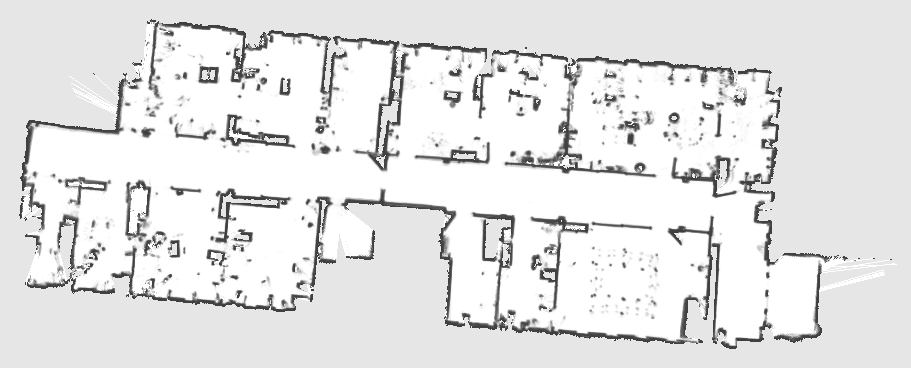
#> input picture iCR/rl_mapping/maps/map10.png, 911 x 368 px
$ python convert_map.py
#> lines starting #> are read from the running program, lines starting #| are printed output that depends on the picture; after the words box and inside, x2 and y2 are one past the last pixel; in counts of white or black regions, pixels touching at a corner belong together
import cv2
import matplotlib.pyplot as plt
import numpy as np


def main():
    map_data = cv2.imread('map10.png')
#> map_data is the input picture: shape (368, 911, 3); min 64, max 255, mean 228.8
    map_data = cv2.cvtColor(map_data, cv2.COLOR_RGB2GRAY)
#> map_data: shape (368, 911)
    kernel = cv2.getStructuringElement(cv2.MORPH_CROSS, (3, 3))
    map_data = (cv2.erode(map_data, kernel, iterations=3) > 150).astype(np.uint8) * 255
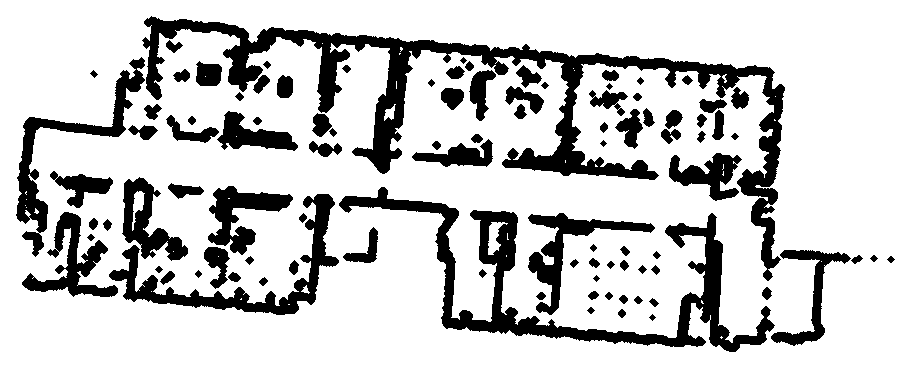
#> map_data: shape (368, 911); 79.2% white; 98 black regions, largest, box (x1, y1, x2, y2) and area: (142, 16, 785, 281) 20458, (339, 187, 775, 352) 11645, (109, 194, 339, 315) 4939

    cv2.imwrite('map10_converted.png', map_data)

    plt.figure()
    plt.imshow(map_data > 150, cmap='gray')
    plt.show()
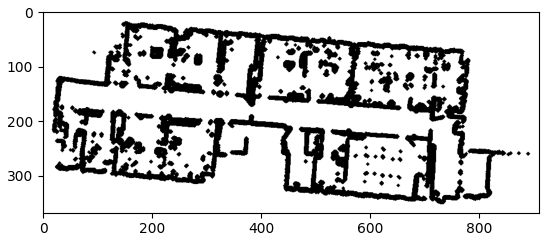
#> figure drawn by matplotlib, 1 panel


if __name__ == '__main__':
    main()

$ run again, with iCR/rl_mapping/maps/map1.png copied over iCR/rl_mapping/maps/map10.png
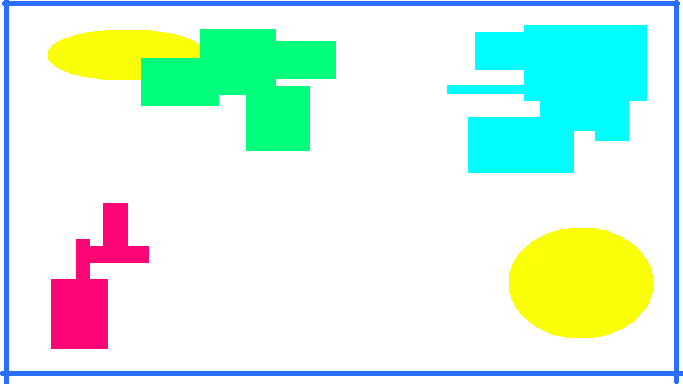
#> input picture iCR/rl_mapping/maps/map1.png, 683 x 384 px
#> in main, map_data is the input picture: shape (384, 683, 3); mean B, G, R 227.4, 242.8, 212.4
#> in main, `map_data = (cv2.erode(map_data, kernel, iterations=3) > 150).astype(np..`:
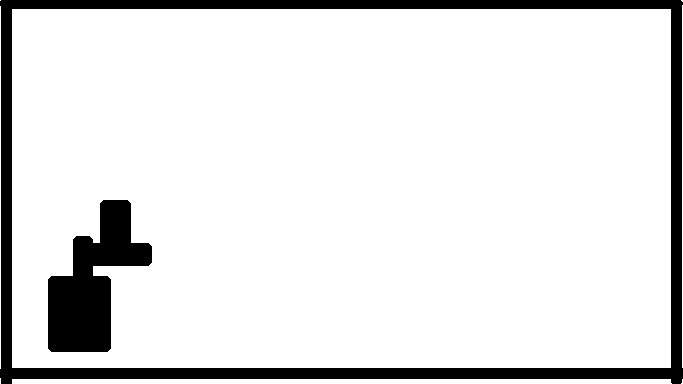
#> map_data: shape (384, 683); 88.6% white; 2 black regions, box (x1, y1, x2, y2) and area: (0, 0, 683, 384) 21653, (48, 200, 152, 352) 8218
#> in main, `plt.show()`:
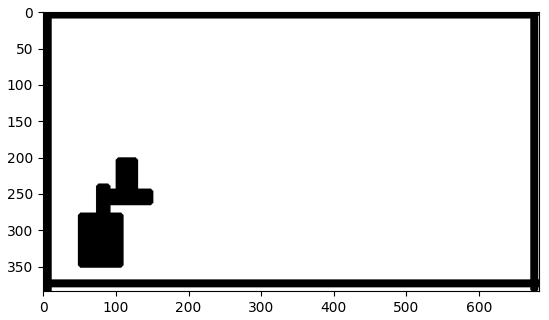
#> figure drawn by matplotlib, 1 panel

$ run again, with iCR/rl_mapping/maps/map2.png copied over iCR/rl_mapping/maps/map10.png
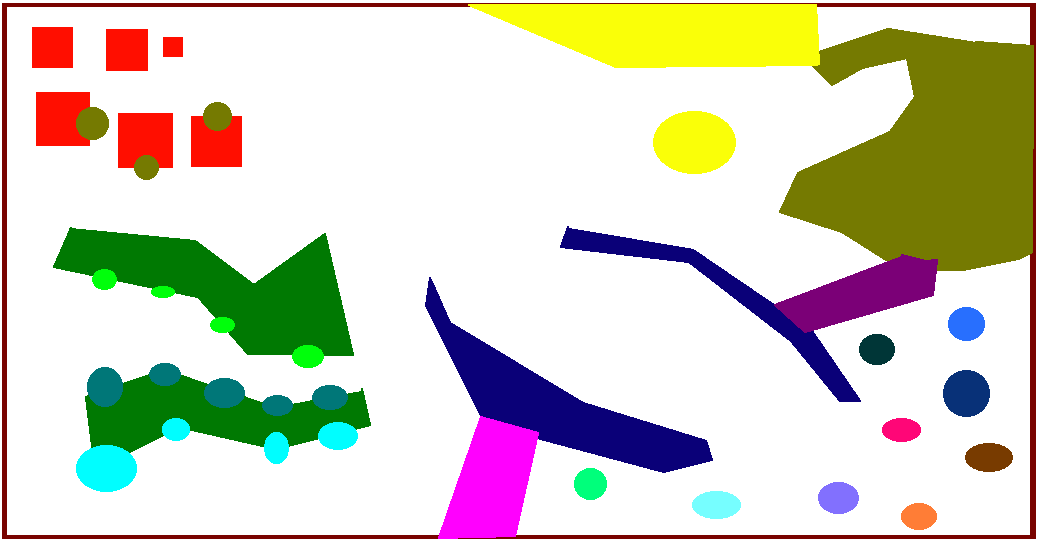
#> input picture iCR/rl_mapping/maps/map2.png, 1039 x 541 px
#> in main, map_data is the input picture: shape (541, 1039, 3); mean B, G, R 191.4, 207.8, 210
#> in main, `map_data = (cv2.erode(map_data, kernel, iterations=3) > 150).astype(np..`:
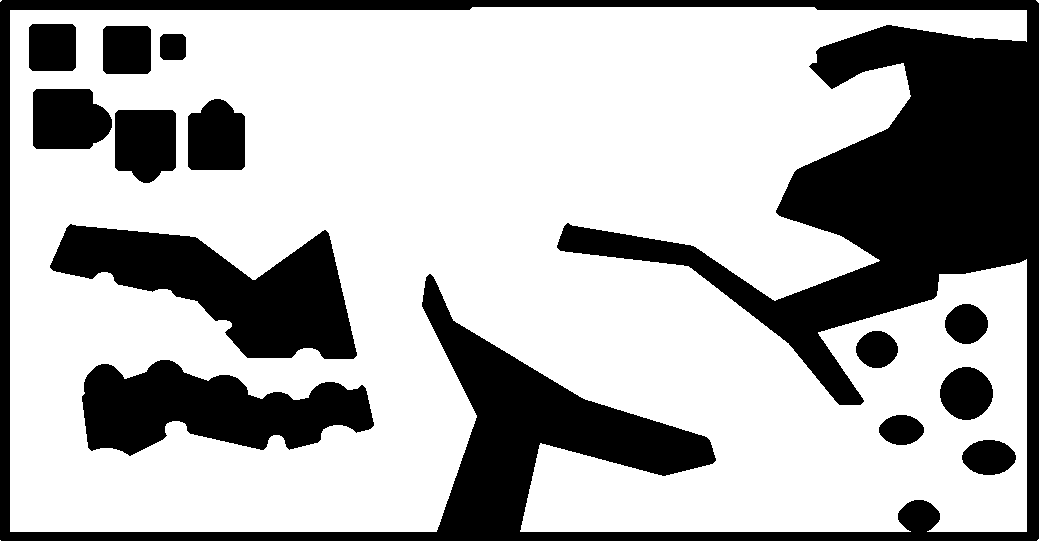
#> map_data: shape (541, 1039); 68.7% white; 14 black regions, largest, box (x1, y1, x2, y2) and area: (0, 0, 1039, 541) 114064, (50, 224, 357, 359) 20972, (82, 360, 374, 456) 17103
#> in main, `plt.show()`:
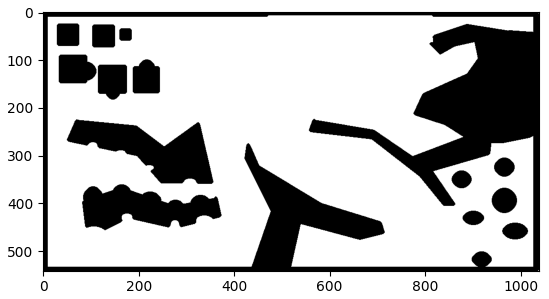
#> figure drawn by matplotlib, 1 panel

$ run again, with iCR/rl_mapping/maps/map3.png copied over iCR/rl_mapping/maps/map10.png
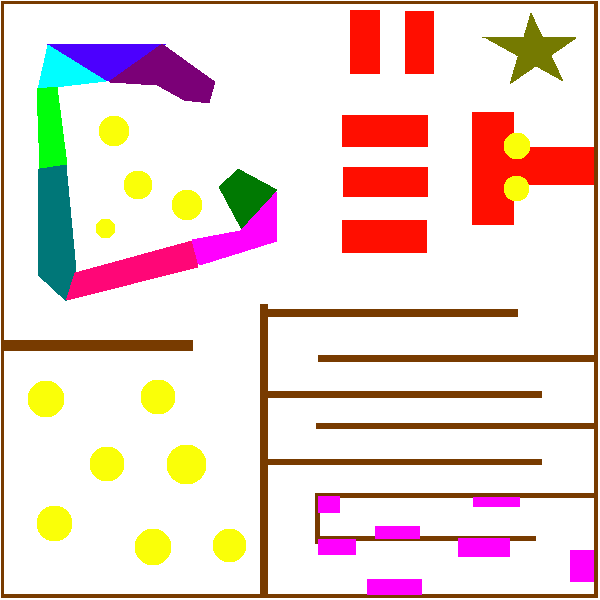
#> input picture iCR/rl_mapping/maps/map3.png, 600 x 600 px
#> in main, map_data is the input picture: shape (600, 600, 3); mean B, G, R 209.1, 215.1, 236.1
#> in main, `map_data = (cv2.erode(map_data, kernel, iterations=3) > 150).astype(np..`:
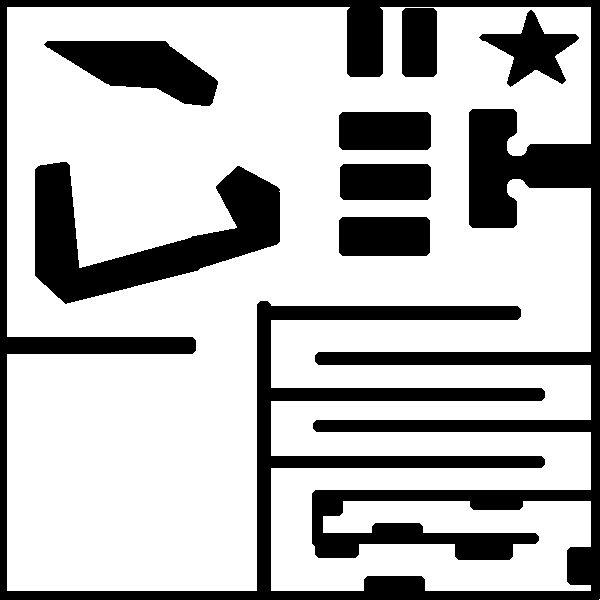
#> map_data: shape (600, 600); 71.9% white; 8 black regions, largest, box (x1, y1, x2, y2) and area: (0, 0, 600, 600) 64786, (35, 162, 280, 304) 14234, (44, 41, 218, 106) 6278
#> in main, `plt.show()`:
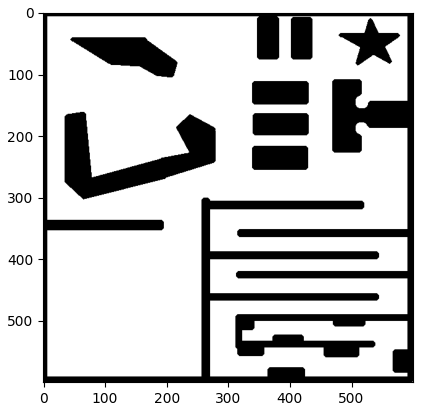
#> figure drawn by matplotlib, 1 panel
